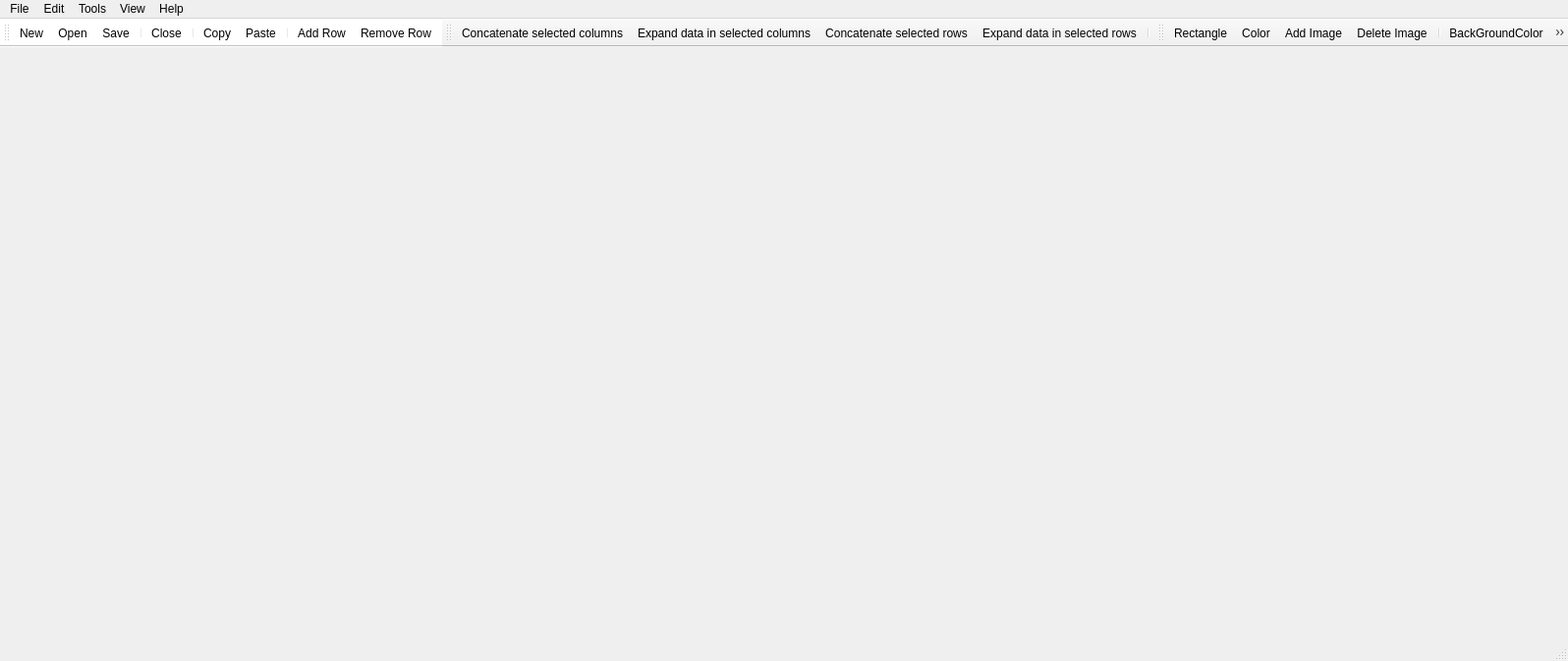
<?xml version="1.0" encoding="UTF-8"?>
<ui version="4.0">
 <class>PLabelClass</class>
 <widget class="QMainWindow" name="PLabelClass">
  <property name="geometry">
   <rect>
    <x>0</x>
    <y>0</y>
    <width>1596</width>
    <height>673</height>
   </rect>
  </property>
  <property name="contextMenuPolicy">
   <enum>Qt::CustomContextMenu</enum>
  </property>
  <property name="windowTitle">
   <string>Label</string>
  </property>
  <property name="windowIcon">
   <iconset resource="plabel.qrc">
    <normaloff>:/PLabel/Resources/1254830113_label_64.png</normaloff>:/PLabel/Resources/1254830113_label_64.png</iconset>
  </property>
  <property name="iconSize">
   <size>
    <width>20</width>
    <height>20</height>
   </size>
  </property>
  <property name="dockNestingEnabled">
   <bool>true</bool>
  </property>
  <widget class="QWidget" name="centralWidget"/>
  <widget class="QMenuBar" name="menuBar">
   <property name="geometry">
    <rect>
     <x>0</x>
     <y>0</y>
     <width>1596</width>
     <height>20</height>
    </rect>
   </property>
   <widget class="QMenu" name="menuView">
    <property name="title">
     <string>View</string>
    </property>
    <addaction name="actionNavigate"/>
    <addaction name="separator"/>
    <addaction name="actionZoom_In"/>
    <addaction name="actionZoom_Out"/>
    <addaction name="actionSendToBack"/>
    <addaction name="actionBringToFront"/>
   </widget>
   <widget class="QMenu" name="menuHelp_2">
    <property name="title">
     <string>Help</string>
    </property>
    <addaction name="actionHelp_2"/>
    <addaction name="separator"/>
    <addaction name="actionAbout_2"/>
   </widget>
   <widget class="QMenu" name="menuFile">
    <property name="title">
     <string>File</string>
    </property>
    <addaction name="actionNew_2"/>
    <addaction name="actionOpen"/>
    <addaction name="actionClose"/>
    <addaction name="separator"/>
    <addaction name="actionSave"/>
    <addaction name="actionSave_As"/>
    <addaction name="separator"/>
    <addaction name="actionPage_Settings"/>
    <addaction name="separator"/>
    <addaction name="actionExit"/>
   </widget>
   <widget class="QMenu" name="menuEdit">
    <property name="title">
     <string>Edit</string>
    </property>
    <addaction name="actionUndo"/>
    <addaction name="separator"/>
    <addaction name="actionCopy"/>
    <addaction name="actionPaste"/>
    <addaction name="actionCut"/>
    <addaction name="separator"/>
    <addaction name="actionFont"/>
    <addaction name="actionDel"/>
    <addaction name="separator"/>
    <addaction name="separator"/>
    <addaction name="actionFind"/>
    <addaction name="actionFind_Next"/>
    <addaction name="actionFind_Previous"/>
   </widget>
   <widget class="QMenu" name="menuTools">
    <property name="title">
     <string>Tools</string>
    </property>
    <addaction name="actionAdd_Column"/>
    <addaction name="actionRemove_Columns"/>
    <addaction name="actionConcatenate"/>
    <addaction name="actionExpand"/>
    <addaction name="separator"/>
    <addaction name="actionAdd_Records"/>
    <addaction name="actionRemove_Records"/>
    <addaction name="actionConcatenate_Rows"/>
    <addaction name="actionExpand_in_Rows"/>
    <addaction name="separator"/>
    <addaction name="actionRemove_Empty_Rows"/>
    <addaction name="separator"/>
    <addaction name="actionAdd_GraphicsItem"/>
    <addaction name="actionDelete"/>
    <addaction name="actionExportImage"/>
   </widget>
   <addaction name="menuFile"/>
   <addaction name="menuEdit"/>
   <addaction name="menuTools"/>
   <addaction name="menuView"/>
   <addaction name="menuHelp_2"/>
  </widget>
  <widget class="QToolBar" name="mainToolBar">
   <property name="palette">
    <palette>
     <active>
      <colorrole role="WindowText">
       <brush brushstyle="SolidPattern">
        <color alpha="255">
         <red>0</red>
         <green>0</green>
         <blue>0</blue>
        </color>
       </brush>
      </colorrole>
      <colorrole role="Button">
       <brush brushstyle="SolidPattern">
        <color alpha="255">
         <red>255</red>
         <green>255</green>
         <blue>255</blue>
        </color>
       </brush>
      </colorrole>
      <colorrole role="Light">
       <brush brushstyle="SolidPattern">
        <color alpha="255">
         <red>255</red>
         <green>255</green>
         <blue>255</blue>
        </color>
       </brush>
      </colorrole>
      <colorrole role="Midlight">
       <brush brushstyle="SolidPattern">
        <color alpha="255">
         <red>255</red>
         <green>255</green>
         <blue>255</blue>
        </color>
       </brush>
      </colorrole>
      <colorrole role="Dark">
       <brush brushstyle="SolidPattern">
        <color alpha="255">
         <red>127</red>
         <green>127</green>
         <blue>127</blue>
        </color>
       </brush>
      </colorrole>
      <colorrole role="Mid">
       <brush brushstyle="SolidPattern">
        <color alpha="255">
         <red>170</red>
         <green>170</green>
         <blue>170</blue>
        </color>
       </brush>
      </colorrole>
      <colorrole role="Text">
       <brush brushstyle="SolidPattern">
        <color alpha="255">
         <red>0</red>
         <green>0</green>
         <blue>0</blue>
        </color>
       </brush>
      </colorrole>
      <colorrole role="BrightText">
       <brush brushstyle="SolidPattern">
        <color alpha="255">
         <red>255</red>
         <green>255</green>
         <blue>255</blue>
        </color>
       </brush>
      </colorrole>
      <colorrole role="ButtonText">
       <brush brushstyle="SolidPattern">
        <color alpha="255">
         <red>0</red>
         <green>0</green>
         <blue>0</blue>
        </color>
       </brush>
      </colorrole>
      <colorrole role="Base">
       <brush brushstyle="SolidPattern">
        <color alpha="255">
         <red>255</red>
         <green>255</green>
         <blue>255</blue>
        </color>
       </brush>
      </colorrole>
      <colorrole role="Window">
       <brush brushstyle="SolidPattern">
        <color alpha="255">
         <red>255</red>
         <green>255</green>
         <blue>255</blue>
        </color>
       </brush>
      </colorrole>
      <colorrole role="Shadow">
       <brush brushstyle="SolidPattern">
        <color alpha="255">
         <red>0</red>
         <green>0</green>
         <blue>0</blue>
        </color>
       </brush>
      </colorrole>
      <colorrole role="AlternateBase">
       <brush brushstyle="SolidPattern">
        <color alpha="255">
         <red>255</red>
         <green>255</green>
         <blue>255</blue>
        </color>
       </brush>
      </colorrole>
     </active>
     <inactive>
      <colorrole role="WindowText">
       <brush brushstyle="SolidPattern">
        <color alpha="255">
         <red>0</red>
         <green>0</green>
         <blue>0</blue>
        </color>
       </brush>
      </colorrole>
      <colorrole role="Button">
       <brush brushstyle="SolidPattern">
        <color alpha="255">
         <red>255</red>
         <green>255</green>
         <blue>255</blue>
        </color>
       </brush>
      </colorrole>
      <colorrole role="Light">
       <brush brushstyle="SolidPattern">
        <color alpha="255">
         <red>255</red>
         <green>255</green>
         <blue>255</blue>
        </color>
       </brush>
      </colorrole>
      <colorrole role="Midlight">
       <brush brushstyle="SolidPattern">
        <color alpha="255">
         <red>255</red>
         <green>255</green>
         <blue>255</blue>
        </color>
       </brush>
      </colorrole>
      <colorrole role="Dark">
       <brush brushstyle="SolidPattern">
        <color alpha="255">
         <red>127</red>
         <green>127</green>
         <blue>127</blue>
        </color>
       </brush>
      </colorrole>
      <colorrole role="Mid">
       <brush brushstyle="SolidPattern">
        <color alpha="255">
         <red>170</red>
         <green>170</green>
         <blue>170</blue>
        </color>
       </brush>
      </colorrole>
      <colorrole role="Text">
       <brush brushstyle="SolidPattern">
        <color alpha="255">
         <red>0</red>
         <green>0</green>
         <blue>0</blue>
        </color>
       </brush>
      </colorrole>
      <colorrole role="BrightText">
       <brush brushstyle="SolidPattern">
        <color alpha="255">
         <red>255</red>
         <green>255</green>
         <blue>255</blue>
        </color>
       </brush>
      </colorrole>
      <colorrole role="ButtonText">
       <brush brushstyle="SolidPattern">
        <color alpha="255">
         <red>0</red>
         <green>0</green>
         <blue>0</blue>
        </color>
       </brush>
      </colorrole>
      <colorrole role="Base">
       <brush brushstyle="SolidPattern">
        <color alpha="255">
         <red>255</red>
         <green>255</green>
         <blue>255</blue>
        </color>
       </brush>
      </colorrole>
      <colorrole role="Window">
       <brush brushstyle="SolidPattern">
        <color alpha="255">
         <red>255</red>
         <green>255</green>
         <blue>255</blue>
        </color>
       </brush>
      </colorrole>
      <colorrole role="Shadow">
       <brush brushstyle="SolidPattern">
        <color alpha="255">
         <red>0</red>
         <green>0</green>
         <blue>0</blue>
        </color>
       </brush>
      </colorrole>
      <colorrole role="AlternateBase">
       <brush brushstyle="SolidPattern">
        <color alpha="255">
         <red>255</red>
         <green>255</green>
         <blue>255</blue>
        </color>
       </brush>
      </colorrole>
     </inactive>
     <disabled>
      <colorrole role="WindowText">
       <brush brushstyle="SolidPattern">
        <color alpha="255">
         <red>127</red>
         <green>127</green>
         <blue>127</blue>
        </color>
       </brush>
      </colorrole>
      <colorrole role="Button">
       <brush brushstyle="SolidPattern">
        <color alpha="255">
         <red>255</red>
         <green>255</green>
         <blue>255</blue>
        </color>
       </brush>
      </colorrole>
      <colorrole role="Light">
       <brush brushstyle="SolidPattern">
        <color alpha="255">
         <red>255</red>
         <green>255</green>
         <blue>255</blue>
        </color>
       </brush>
      </colorrole>
      <colorrole role="Midlight">
       <brush brushstyle="SolidPattern">
        <color alpha="255">
         <red>255</red>
         <green>255</green>
         <blue>255</blue>
        </color>
       </brush>
      </colorrole>
      <colorrole role="Dark">
       <brush brushstyle="SolidPattern">
        <color alpha="255">
         <red>127</red>
         <green>127</green>
         <blue>127</blue>
        </color>
       </brush>
      </colorrole>
      <colorrole role="Mid">
       <brush brushstyle="SolidPattern">
        <color alpha="255">
         <red>170</red>
         <green>170</green>
         <blue>170</blue>
        </color>
       </brush>
      </colorrole>
      <colorrole role="Text">
       <brush brushstyle="SolidPattern">
        <color alpha="255">
         <red>127</red>
         <green>127</green>
         <blue>127</blue>
        </color>
       </brush>
      </colorrole>
      <colorrole role="BrightText">
       <brush brushstyle="SolidPattern">
        <color alpha="255">
         <red>255</red>
         <green>255</green>
         <blue>255</blue>
        </color>
       </brush>
      </colorrole>
      <colorrole role="ButtonText">
       <brush brushstyle="SolidPattern">
        <color alpha="255">
         <red>127</red>
         <green>127</green>
         <blue>127</blue>
        </color>
       </brush>
      </colorrole>
      <colorrole role="Base">
       <brush brushstyle="SolidPattern">
        <color alpha="255">
         <red>255</red>
         <green>255</green>
         <blue>255</blue>
        </color>
       </brush>
      </colorrole>
      <colorrole role="Window">
       <brush brushstyle="SolidPattern">
        <color alpha="255">
         <red>255</red>
         <green>255</green>
         <blue>255</blue>
        </color>
       </brush>
      </colorrole>
      <colorrole role="Shadow">
       <brush brushstyle="SolidPattern">
        <color alpha="255">
         <red>0</red>
         <green>0</green>
         <blue>0</blue>
        </color>
       </brush>
      </colorrole>
      <colorrole role="AlternateBase">
       <brush brushstyle="SolidPattern">
        <color alpha="255">
         <red>255</red>
         <green>255</green>
         <blue>255</blue>
        </color>
       </brush>
      </colorrole>
     </disabled>
    </palette>
   </property>
   <property name="orientation">
    <enum>Qt::Horizontal</enum>
   </property>
   <property name="toolButtonStyle">
    <enum>Qt::ToolButtonTextBesideIcon</enum>
   </property>
   <attribute name="toolBarArea">
    <enum>TopToolBarArea</enum>
   </attribute>
   <attribute name="toolBarBreak">
    <bool>false</bool>
   </attribute>
   <addaction name="actionNew_2"/>
   <addaction name="actionOpen"/>
   <addaction name="actionSave"/>
   <addaction name="separator"/>
   <addaction name="actionClose"/>
   <addaction name="separator"/>
   <addaction name="actionCopy"/>
   <addaction name="actionPaste"/>
   <addaction name="separator"/>
   <addaction name="actionAdd_Records"/>
   <addaction name="actionRemove_Records"/>
  </widget>
  <widget class="QStatusBar" name="statusBar"/>
  <widget class="QToolBar" name="toolBar">
   <property name="orientation">
    <enum>Qt::Horizontal</enum>
   </property>
   <property name="toolButtonStyle">
    <enum>Qt::ToolButtonIconOnly</enum>
   </property>
   <attribute name="toolBarArea">
    <enum>TopToolBarArea</enum>
   </attribute>
   <attribute name="toolBarBreak">
    <bool>false</bool>
   </attribute>
   <addaction name="actionConcatenate"/>
   <addaction name="actionExpand"/>
   <addaction name="actionConcatenate_Rows"/>
   <addaction name="actionExpand_in_Rows"/>
   <addaction name="separator"/>
  </widget>
  <widget class="QToolBar" name="toolBar_2">
   <property name="minimumSize">
    <size>
     <width>0</width>
     <height>0</height>
    </size>
   </property>
   <property name="allowedAreas">
    <set>Qt::AllToolBarAreas</set>
   </property>
   <property name="orientation">
    <enum>Qt::Horizontal</enum>
   </property>
   <property name="toolButtonStyle">
    <enum>Qt::ToolButtonTextUnderIcon</enum>
   </property>
   <attribute name="toolBarArea">
    <enum>TopToolBarArea</enum>
   </attribute>
   <attribute name="toolBarBreak">
    <bool>false</bool>
   </attribute>
   <addaction name="actionaaa"/>
   <addaction name="actioncolor"/>
   <addaction name="actionAdd_GraphicsItem"/>
   <addaction name="actionDelete"/>
   <addaction name="separator"/>
   <addaction name="actionBackGroundColor"/>
   <addaction name="actionScaled1"/>
   <addaction name="actionScaled"/>
   <addaction name="separator"/>
   <addaction name="actionAutoPos"/>
   <addaction name="actionTopAligment"/>
   <addaction name="separator"/>
   <addaction name="actionShowBorder"/>
   <addaction name="actionZoom_In"/>
   <addaction name="actionZoom_Out"/>
   <addaction name="actionSendToBack"/>
   <addaction name="actionBringToFront"/>
  </widget>
  <action name="actionNew">
   <property name="icon">
    <iconset resource="plabel.qrc">
     <normaloff>:/PLabel/Resources/isimple_system_lnx-Icons-32X32-file_new_png-32x32.png</normaloff>:/PLabel/Resources/isimple_system_lnx-Icons-32X32-file_new_png-32x32.png</iconset>
   </property>
   <property name="text">
    <string>New</string>
   </property>
  </action>
  <action name="actionNew_2">
   <property name="icon">
    <iconset resource="plabel.qrc">
     <normaloff>:/PLabel/Resources/isimple_system_lnx-Icons-32X32-file_new_png-32x32.png</normaloff>:/PLabel/Resources/isimple_system_lnx-Icons-32X32-file_new_png-32x32.png</iconset>
   </property>
   <property name="text">
    <string>New</string>
   </property>
   <property name="shortcut">
    <string>Ctrl+N</string>
   </property>
  </action>
  <action name="actionOpen">
   <property name="icon">
    <iconset resource="plabel.qrc">
     <normaloff>:/PLabel/Resources/Pastel_Icons-folder_open_ico-32x32.png</normaloff>:/PLabel/Resources/Pastel_Icons-folder_open_ico-32x32.png</iconset>
   </property>
   <property name="text">
    <string>Open </string>
   </property>
   <property name="shortcut">
    <string>Ctrl+O</string>
   </property>
  </action>
  <action name="actionSave">
   <property name="icon">
    <iconset resource="plabel.qrc">
     <normaloff>:/PLabel/Resources/isimple_system_lnx-Icons-32X32-save_as_png-32x32.png</normaloff>:/PLabel/Resources/isimple_system_lnx-Icons-32X32-save_as_png-32x32.png</iconset>
   </property>
   <property name="text">
    <string>Save</string>
   </property>
   <property name="shortcut">
    <string>Ctrl+S</string>
   </property>
  </action>
  <action name="actionClose">
   <property name="icon">
    <iconset resource="plabel.qrc">
     <normaloff>:/PLabel/Resources/close-32x32.png</normaloff>:/PLabel/Resources/close-32x32.png</iconset>
   </property>
   <property name="text">
    <string>Close</string>
   </property>
  </action>
  <action name="actionExit">
   <property name="text">
    <string>Exit</string>
   </property>
  </action>
  <action name="actionNavigate">
   <property name="text">
    <string>Navigate</string>
   </property>
  </action>
  <action name="actionSave_As">
   <property name="text">
    <string>Save As...</string>
   </property>
  </action>
  <action name="actionFont">
   <property name="text">
    <string>Font</string>
   </property>
   <property name="shortcut">
    <string>Alt+F</string>
   </property>
  </action>
  <action name="actionCopy">
   <property name="icon">
    <iconset resource="plabel.qrc">
     <normaloff>:/PLabel/Resources/isimple_system_lnx-Icons-32X32-copy_png-32x32.png</normaloff>:/PLabel/Resources/isimple_system_lnx-Icons-32X32-copy_png-32x32.png</iconset>
   </property>
   <property name="text">
    <string>Copy</string>
   </property>
   <property name="shortcut">
    <string>Ctrl+C</string>
   </property>
  </action>
  <action name="actionPaste">
   <property name="icon">
    <iconset resource="plabel.qrc">
     <normaloff>:/PLabel/Resources/isimple_system_lnx-Icons-32X32-paste_png-32x32.png</normaloff>:/PLabel/Resources/isimple_system_lnx-Icons-32X32-paste_png-32x32.png</iconset>
   </property>
   <property name="text">
    <string>Paste</string>
   </property>
   <property name="shortcut">
    <string>Ctrl+V</string>
   </property>
  </action>
  <action name="actionDel">
   <property name="text">
    <string>Del</string>
   </property>
   <property name="shortcut">
    <string>Del</string>
   </property>
  </action>
  <action name="action">
   <property name="text">
    <string>-</string>
   </property>
  </action>
  <action name="actionAdd_Records">
   <property name="icon">
    <iconset resource="plabel.qrc">
     <normaloff>:/PLabel/Resources/add-file-32x32.png</normaloff>:/PLabel/Resources/add-file-32x32.png</iconset>
   </property>
   <property name="text">
    <string>Add Row</string>
   </property>
   <property name="shortcut">
    <string>Ctrl+Shift+R</string>
   </property>
  </action>
  <action name="actionRemove_Records">
   <property name="icon">
    <iconset resource="plabel.qrc">
     <normaloff>:/PLabel/Resources/delete-file-32x32.png</normaloff>:/PLabel/Resources/delete-file-32x32.png</iconset>
   </property>
   <property name="text">
    <string>Remove Row</string>
   </property>
   <property name="shortcut">
    <string>-</string>
   </property>
  </action>
  <action name="actionPrint_Preview">
   <property name="text">
    <string>Print Preview</string>
   </property>
  </action>
  <action name="actionPrint">
   <property name="text">
    <string>Print</string>
   </property>
   <property name="shortcut">
    <string>Ctrl+P</string>
   </property>
  </action>
  <action name="actionHelp">
   <property name="text">
    <string>Help</string>
   </property>
   <property name="shortcut">
    <string>F1</string>
   </property>
  </action>
  <action name="actionAbout">
   <property name="text">
    <string>About</string>
   </property>
  </action>
  <action name="actionLabel_Settings">
   <property name="text">
    <string>Label Settings</string>
   </property>
  </action>
  <action name="actionAbout_2">
   <property name="text">
    <string>About</string>
   </property>
  </action>
  <action name="actionFind">
   <property name="text">
    <string>Find</string>
   </property>
   <property name="shortcut">
    <string>Ctrl+F</string>
   </property>
  </action>
  <action name="actionCut">
   <property name="text">
    <string>Cut</string>
   </property>
   <property name="shortcut">
    <string>Ctrl+X</string>
   </property>
  </action>
  <action name="actionPage_Settings">
   <property name="text">
    <string>Page Settings</string>
   </property>
  </action>
  <action name="actionFind_Next">
   <property name="text">
    <string>Find Next</string>
   </property>
   <property name="shortcut">
    <string>F3</string>
   </property>
  </action>
  <action name="actionFind_Previous">
   <property name="text">
    <string>Find Previous</string>
   </property>
   <property name="shortcut">
    <string>Alt+F3</string>
   </property>
  </action>
  <action name="actionFontBold">
   <property name="icon">
    <iconset resource="plabel.qrc">
     <normaloff>:/PLabel/Resources/image5.png</normaloff>:/PLabel/Resources/image5.png</iconset>
   </property>
   <property name="text">
    <string>Bold</string>
   </property>
  </action>
  <action name="actionItalic">
   <property name="icon">
    <iconset resource="plabel.qrc">
     <normaloff>:/PLabel/Resources/imageItalic.PNG</normaloff>:/PLabel/Resources/imageItalic.PNG</iconset>
   </property>
   <property name="text">
    <string>Italic</string>
   </property>
  </action>
  <action name="actionUnderline">
   <property name="icon">
    <iconset resource="plabel.qrc">
     <normaloff>:/PLabel/Resources/imageunderlined.PNG</normaloff>:/PLabel/Resources/imageunderlined.PNG</iconset>
   </property>
   <property name="text">
    <string>Underline</string>
   </property>
  </action>
  <action name="actionAdd_Column">
   <property name="text">
    <string>Add Column</string>
   </property>
   <property name="shortcut">
    <string>Ctrl+Shift+C</string>
   </property>
  </action>
  <action name="actionRemove_Columns">
   <property name="text">
    <string>Remove Columns</string>
   </property>
  </action>
  <action name="actionConcatenate">
   <property name="icon">
    <iconset resource="plabel.qrc">
     <normaloff>:/PLabel/Resources/arrow-left-icon.png</normaloff>:/PLabel/Resources/arrow-left-icon.png</iconset>
   </property>
   <property name="text">
    <string>Concatenate selected columns</string>
   </property>
  </action>
  <action name="actionExpand">
   <property name="icon">
    <iconset resource="plabel.qrc">
     <normaloff>:/PLabel/Resources/arrow-right-icon.png</normaloff>:/PLabel/Resources/arrow-right-icon.png</iconset>
   </property>
   <property name="text">
    <string>Expand data in selected columns</string>
   </property>
  </action>
  <action name="actionUndo">
   <property name="text">
    <string>Undo</string>
   </property>
   <property name="shortcut">
    <string>Ctrl+Z</string>
   </property>
  </action>
  <action name="actionRemove_Empty_Rows">
   <property name="text">
    <string>Remove Empty Rows </string>
   </property>
  </action>
  <action name="actionConcatenate_Rows">
   <property name="icon">
    <iconset resource="plabel.qrc">
     <normaloff>:/PLabel/Resources/arrow-up-icon.png</normaloff>:/PLabel/Resources/arrow-up-icon.png</iconset>
   </property>
   <property name="text">
    <string>Concatenate selected rows</string>
   </property>
  </action>
  <action name="actionExpand_in_Rows">
   <property name="icon">
    <iconset resource="plabel.qrc">
     <normaloff>:/PLabel/Resources/arrow-down-icon.png</normaloff>:/PLabel/Resources/arrow-down-icon.png</iconset>
   </property>
   <property name="text">
    <string>Expand data in selected rows</string>
   </property>
  </action>
  <action name="actionZoom_In">
   <property name="icon">
    <iconset resource="plabel.qrc">
     <normaloff>:/PLabel/Resources/zoom-in-icon.png</normaloff>:/PLabel/Resources/zoom-in-icon.png</iconset>
   </property>
   <property name="text">
    <string>Zoom In</string>
   </property>
   <property name="shortcut">
    <string>+</string>
   </property>
  </action>
  <action name="actionZoom_Out">
   <property name="icon">
    <iconset resource="plabel.qrc">
     <normaloff>:/PLabel/Resources/zoom-out-icon.png</normaloff>:/PLabel/Resources/zoom-out-icon.png</iconset>
   </property>
   <property name="text">
    <string>Zoom Out</string>
   </property>
   <property name="shortcut">
    <string>-</string>
   </property>
  </action>
  <action name="actionAdd_GraphicsItem">
   <property name="icon">
    <iconset resource="plabel.qrc">
     <normaloff>:/PLabel/Resources/image-add-icon.png</normaloff>:/PLabel/Resources/image-add-icon.png</iconset>
   </property>
   <property name="text">
    <string>Add Image</string>
   </property>
   <property name="shortcut">
    <string>Ins</string>
   </property>
  </action>
  <action name="actionDelete">
   <property name="icon">
    <iconset resource="plabel.qrc">
     <normaloff>:/PLabel/Resources/image-remove-icon.png</normaloff>:/PLabel/Resources/image-remove-icon.png</iconset>
   </property>
   <property name="text">
    <string>Delete Image</string>
   </property>
   <property name="shortcut">
    <string>Del</string>
   </property>
  </action>
  <action name="actionSend">
   <property name="text">
    <string>SendToBack</string>
   </property>
  </action>
  <action name="actionSendToBack">
   <property name="icon">
    <iconset resource="plabel.qrc">
     <normaloff>:/PLabel/Resources/sendtoback.png</normaloff>:/PLabel/Resources/sendtoback.png</iconset>
   </property>
   <property name="text">
    <string>SendToBack</string>
   </property>
  </action>
  <action name="actionBringToFront">
   <property name="icon">
    <iconset resource="plabel.qrc">
     <normaloff>:/PLabel/Resources/bringtofront.png</normaloff>:/PLabel/Resources/bringtofront.png</iconset>
   </property>
   <property name="text">
    <string>BringToFront</string>
   </property>
  </action>
  <action name="actionScaled">
   <property name="icon">
    <iconset resource="plabel.qrc">
     <normaloff>:/PLabel/Resources/image7.png</normaloff>:/PLabel/Resources/image7.png</iconset>
   </property>
   <property name="text">
    <string>Rotate Left to Right</string>
   </property>
  </action>
  <action name="actionScaled1">
   <property name="icon">
    <iconset resource="plabel.qrc">
     <normaloff>:/PLabel/Resources/image6.png</normaloff>:/PLabel/Resources/image6.png</iconset>
   </property>
   <property name="text">
    <string>Rotate Right to Left</string>
   </property>
  </action>
  <action name="actioncolor">
   <property name="icon">
    <iconset resource="plabel.qrc">
     <normaloff>:/PLabel/Resources/fs-view-icon.png</normaloff>:/PLabel/Resources/fs-view-icon.png</iconset>
   </property>
   <property name="text">
    <string>Color</string>
   </property>
  </action>
  <action name="actionExportImage">
   <property name="text">
    <string>Export Image</string>
   </property>
  </action>
  <action name="actionAutoPos">
   <property name="icon">
    <iconset resource="plabel.qrc">
     <normaloff>:/PLabel/Resources/LeftAlign.png</normaloff>:/PLabel/Resources/LeftAlign.png</iconset>
   </property>
   <property name="text">
    <string>LeftAlignment</string>
   </property>
  </action>
  <action name="actionTopAligment">
   <property name="icon">
    <iconset resource="plabel.qrc">
     <normaloff>:/PLabel/Resources/TopAlign.png</normaloff>:/PLabel/Resources/TopAlign.png</iconset>
   </property>
   <property name="text">
    <string>TopAligment</string>
   </property>
  </action>
  <action name="actionBackGroundColor">
   <property name="icon">
    <iconset resource="plabel.qrc">
     <normaloff>:/PLabel/Resources/background-icon.png</normaloff>:/PLabel/Resources/background-icon.png</iconset>
   </property>
   <property name="text">
    <string>BackGroundColor</string>
   </property>
  </action>
  <action name="actionShowBorder">
   <property name="checkable">
    <bool>true</bool>
   </property>
   <property name="icon">
    <iconset resource="plabel.qrc">
     <normaloff>:/PLabel/Resources/grid1.png</normaloff>:/PLabel/Resources/grid1.png</iconset>
   </property>
   <property name="text">
    <string>Show/Hide Border</string>
   </property>
  </action>
  <action name="actionHelp_2">
   <property name="text">
    <string>Help</string>
   </property>
   <property name="shortcut">
    <string>F1</string>
   </property>
  </action>
  <action name="actionAddShapeItem">
   <property name="text">
    <string>AddShapeItem</string>
   </property>
  </action>
  <action name="actionaaa">
   <property name="icon">
    <iconset resource="plabel.qrc">
     <normaloff>:/PLabel/Resources/shapeRectangle_icon.png</normaloff>:/PLabel/Resources/shapeRectangle_icon.png</iconset>
   </property>
   <property name="text">
    <string>Rectangle</string>
   </property>
  </action>
 </widget>
 <layoutdefault spacing="6" margin="11"/>
 <resources>
  <include location="plabel.qrc"/>
 </resources>
 <connections/>
</ui>
